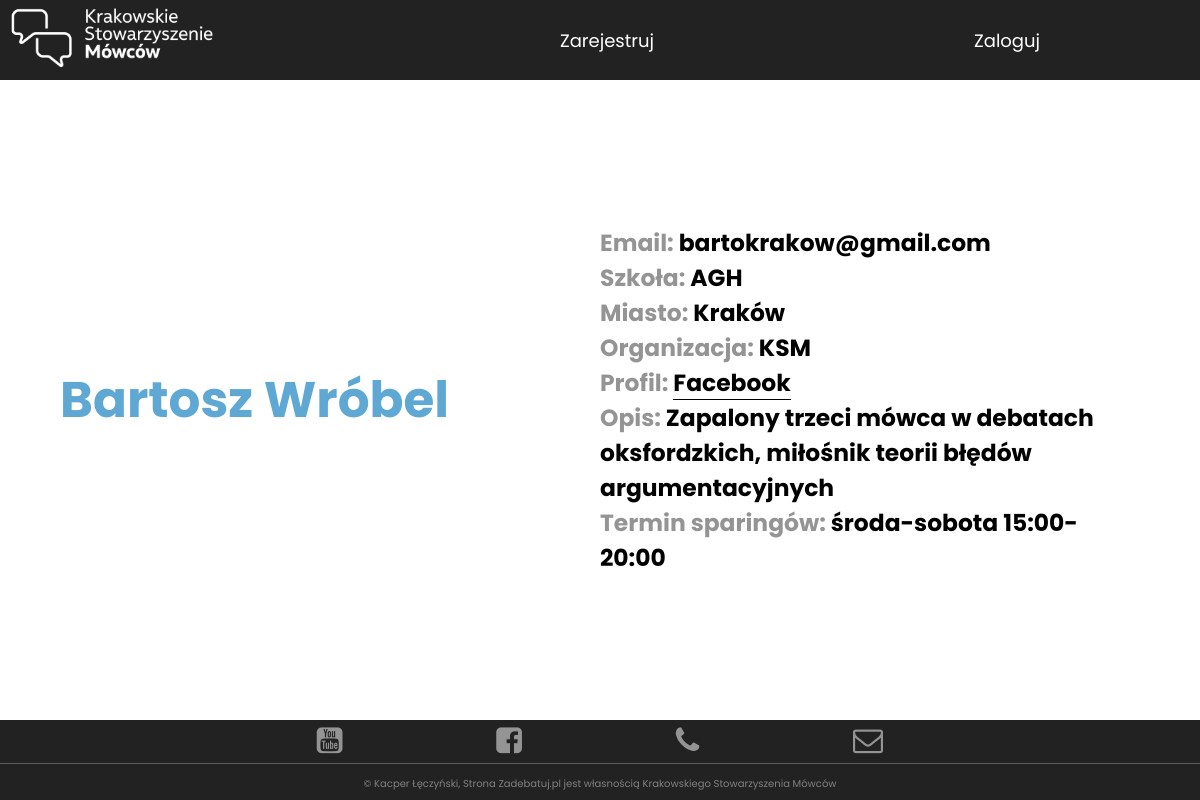
The page /debatants_detail/5/ on the database its author committed.
### ksm_app/models.py (models this page shows, shortened)
class Debatants(models.Model):
    user = models.OneToOneField(User, on_delete=models.CASCADE, null=True)
    imię = models.CharField(max_length=256)
    nazwisko = models.CharField(max_length=256)
    email = models.EmailField(max_length=256, null=True)
    miasto = models.CharField(max_length=256)
    szkoła = models.CharField(max_length=256)
    organizacja = models.CharField(max_length=256)
    facebook = models.URLField(max_length=256, null=True)
    opis = models.TextField(max_length=1000, null=True)
    terminy = models.TextField(max_length=1000, null=True)
    accept = models.BooleanField(default=False)
    accept2 = models.BooleanField(default=False)
    class Meta:
        ordering = ['imię']

### ksm_app/views.py (the view)
# urls.py: path('debatants_detail/<int:pk>/', views.debatants_detail, name='debatants_detail'),
def debatants_detail(request, pk):
    debatants = Debatants.objects.get(id=pk)
    return render(request, 'ksm_app2/debatants_detail.html', {'debatants': debatants})

### templates/ksm_app2/debatants_detail.html (shortened to what this page needs)
{% load static %}
{% load has_group %}
<!doctype html>
<html lang="en">
<head>
    <link rel="stylesheet" href="{% static '/css/style.css' %}">
    <link rel="stylesheet" href="{% static '/css/rwd.css' %}">
    <link rel="stylesheet" href="{% static '/css2/debatants_detail.css' %}">
    <link rel="stylesheet" href="https://cdnjs.cloudflare.com/ajax/libs/font-awesome/4.7.0/css/font-awesome.min.css">
</head>
<body>
<header class="main-container">
    <div class="logo">
        <a href="{% url 'ksm_app:base' %}"><img src="{% static '/img2/KSM_logo_poziom_biel-kopia.png' %}" alt=""></a>
    </div>
    <nav>
        <ul class="nav-links">
            {% if user.is_authenticated %}
                <li class="nav-link"><a href="{% url 'ksm_app:debatants_list' %}">Lista debatantów</a></li>
                <li class="nav-link"><a href="{% url 'ksm_app:judges_list' %}">Sędziowie</a></li>
                {% if request.user|has_group:"judges" %}
                    <li class="nav-link"><a href="{% url 'ksm_app:clock' %}">Zegar</a></li>
                {% endif %}
                {% if request.user|has_group:'judges' %}
                    <li class="nav-link-user"><a href="{% url 'ksm_app:judges_profile' %}"> {{ user.username }}</a></li>
                {% else %}
                    <li class="nav-link-user"><a href="{% url 'ksm_app:debatants_profile' %}"> {{ user.username }}</a>
                    </li>
                {% endif %}
            {% else %}
                <li class="nav-link"><a href="{% url 'ksm_app:choose' %}">Zarejestruj</a></li>
                <li class="nav-link"><a href="{% url 'ksm_app:user_login' %}">Zaloguj</a></li>
            {% endif %}
        </ul>
    </nav>
</header>
<main class="debatants-detail-section">
    <div class="debatant-text">
        <h1>{{debatants.imię}} {{debatants.nazwisko}}</h1>
    </div>
    <div class="debatants-details">
        <h3>Email: <span class="debatant-info">{{debatants.email}}</span></h3>
        <h3>Szkoła: <span class="debatant-info">{{debatants.szkoła}}</span></h3>
        <h3>Miasto: <span class="debatant-info">{{debatants.miasto}}</span></h3>
        <h3>Organizacja: <span class="debatant-info">{{debatants.organizacja}}</span></h3>
        <h3>Profil: <a href="{{debatants.facebook}}" target="_blank"> Facebook</a></h3>
        <h3>Opis: <span class="debatant-info">{{debatants.opis}}</span></h3>
        <h3>Termin sparingów: <span class="debatant-info">{{debatants.terminy}}</span></h3>
    </div>
</main>
<footer class="main-footer">
    <div class="footer-content">
        <ul class="links">
            <li class="link">
                <a href="https://www.youtube.com/channel/UCd2KIvR-DMDGMT_ce2gJzAw" target="_blank">
                    <i class="fa fa-youtube-square fa-2x"></i>
                </a>
            </li>
            <li class="link">
                <a href="https://www.facebook.com/ksmowcow/" target="_blank">
                    <i class="fa fa-facebook-square fa-2x"></i>
                </a>
            </li>
            <li class="link">
                <a href="{% url 'ksm_app:phone' %}">
                    <i class="fa fa-phone"></i>
                </a>
            </li>
            <li class="link">
                <a href="mailto:ksmowcow@gmail.com">
                    <i class="fa fa-envelope-o"></i>
                </a>
            </li>
        </ul>
    </div>
    <div class="copyright">
        <p>&copy; Kacper Łęczyński, Strona Zadebatuj.pl jest
            własnością Krakowskiego Stowarzyszenia Mówców</p>
    </div>
</footer>
</body>
</html>

### static/css/style.css (style rules this page uses)
* { padding: 0; margin: 0; box-sizing: border-box; }
body { font-family: 'Poppins', sans-serif; background-image: url("/static/img2/seventh.jpg"); background-position: center center; background-repeat: no-repeat; background-attachment: fixed; background-size: cover; }
header { position: fixed; display: flex; width: 100%; align-items: center; z-index: 1; height: 10vh; }
.logo, .nav-links { display: flex; }
.logo img { padding-left: 5%; height: 8vh; max-width: 400px; }
nav { flex: 2; }
.logo { flex: 3; }
.logo img { cursor: pointer; }
.nav-links { justify-content: space-around; list-style: none; }
.nav-link a { text-decoration: none; color: #ffffff; }
.nav-link { position: relative; }
.main-footer { bottom: 5%; width: 100%; background-color: #222222; }
.links { width: 60%; margin: auto; display: flex; justify-content: space-around; list-style: none; color: #e0dede; }
.link { padding: 0.7%; }
.footer-content .links .link i { cursor: pointer; color: #959494; font-size: 30px !important; }
.copyright { height: 5vh; border-top: 1px solid #5c5b5b; background-color: #222222; bottom: 0; display: flex; align-items: center; }
.copyright p { flex: 1; text-align: center; color: grey; font-size: 10px; }

### static/css/rwd.css (style rules this page uses)
@media screen and (max-width: 1200px) { .logo img { height: 8vh; max-width: 500px; } }
@media screen and (max-width: 1200px) { .nav-link a, .nav-link-user { font-size: 18px; } }
@media screen and (max-width: 1200px) { .logo { flex: 1; } }
@media screen and (max-width: 1200px) { .link i { font-size: 25px !important; } }

### static/css2/debatants_detail.css (style rules this page uses)
header { background-color: #222222; height: 10vh; }
body { background: none; }
.debatants-detail-section { padding-top: 10vh; background-color: white; height: 90vh; display: flex; justify-content: space-around; width: 90%; margin: auto; align-items: center; }
.debatant-text { font-size: 30px; color: #5fa8d3; flex: 1; }
.debatants-details { font-size: 25px; color: #959494; animation: move 1.5s forwards; flex: 1; }
.debatant-info { color: black; }
.debatants-details a { text-decoration: none; border-bottom: 1px solid black; color: black; }
@media screen and (max-width: 1200px) { .debatant-text { font-size: 25px; } }
@media screen and (max-width: 1200px) { .debatants-details { font-size: 20px; } }

### rows shown on the page
Debatants: imię "Bartosz", nazwisko "Wróbel", email "bartokrakow@gmail.com", szkoła "AGH", miasto "Kraków", organizacja "KSM", opis "Zapalony trzeci mówca w debatach oksfordzkich, miłośnik teorii błędów argumentacyjnych", terminy "środa-sobota 15:00-20:00"
